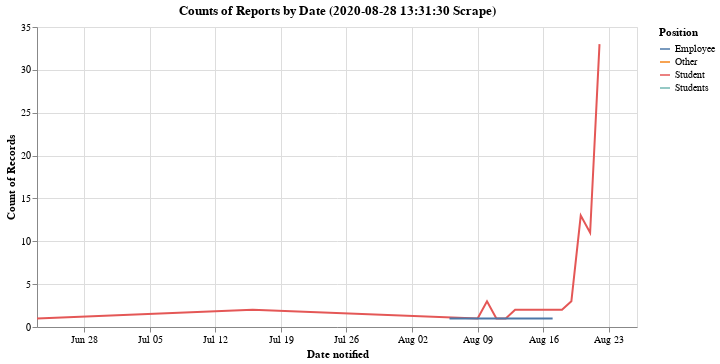

Here is the notebook cell this chart was saved with:
### Code cell
%%time
# get the last snapshot .. display the image from the db
sql = '''
SELECT
datetime(timestamp, 'localtime') as timestamp,
sha224_hash,
html_page,
html_page_screenshot

FROM
scrapes

ORDER BY
timestamp DESC

LIMIT 1
'''

with engine.connect() as connection:
    result = connection.execute(sql)
    for row in result:
        timestamp = row['timestamp']
        print('timestamp               : {}'.format(
            timestamp
        ))
        
        print('sha224_hash - db stored : {} '.format(
            row['sha224_hash']
        ))
        
        # as a sanity check, re-hash the page and get the hash digest to compare         
        print('sha224_hash - computed  : {}'.format(
            sha224(row['html_page']).hexdigest()
        ), end='\n---\n')
        
        # read the relevant part of the table into a dataframe
        df = pd.read_html(row['html_page'],
                          skiprows=2,
                          header=1,
                          flavor='bs4')[0]

        
# Plot data from the table / dataframe
# set the 'Date notified' to a usable date format
df['Date notified'] = pd.to_datetime(df['Date notified'], infer_datetime_format=True)

alt.Chart(df).mark_line().encode(
    x='Date notified:T',
    y='count(Date notified):Q',
    color='Position'
).properties(
    title='Counts of Reports by Date ({} Scrape)'.format(timestamp),
    width=600
)

### Figure 1 — Vega-Lite specification as saved in the notebook (floating-point values rounded to 4 significant figures)
{"config": {"view": {"continuousWidth": 400, "continuousHeight": 300}}, "data": {"name": "data-f3dc1c871a76999debe8fccd4ccdd933"}, "mark": "line", "encoding": {"color": {"type": "nominal", "field": "Position"}, "x": {"type": "temporal", "field": "Date notified"}, "y": {"type": "quantitative", "aggregate": "count", "field": "Date notified"}}, "title": "Counts of Reports by Date (2020-08-28 13:31:30 Scrape)", "width": 600, "$schema": "https://vega.github.io/schema/vega-lite/v4.8.1.json", "datasets": {"data-f3dc1c871a76999debe8fccd4ccdd933": [{"Date notified": "2020-08-26T00:00:00", "Position": "Students", "Date last on campus": null, "Campus impact": "Details for cases reported 8/23/20-8/26/20 will be added when available."}, {"Date notified": "2020-08-22T00:00:00", "Position": "Student", "Date last on campus": "8/22/20", "Campus impact": "North Student Neighborhood student isolating off campus."}, {"Date notified": "2020-08-22T00:00:00", "Position": "Student", "Date last on campus": "8/22/20", "Campus impact": "Off-campus housing student. Isolating off campus."}, {"Date notified": "2020-08-22T00:00:00", "Position": "Student", "Date last on campus": "Isolating on campus", "Campus impact": "Adele Hall student Isolating on campus."}, {"Date notified": "2020-08-22T00:00:00", "Position": "Student", "Date last on campus": "8/22/20", "Campus impact": "South Student Neighborhood student isolating off campus."}, {"Date notified": "2020-08-22T00:00:00", "Position": "Student", "Date last on campus": "Isolating on campus", "Campus impact": "Marycrest student isolating on campus."}, {"Date notified": "2020-08-22T00:00:00", "Position": "Student", "Date last on campus": "8/22/20", "Campus impact": "North Student Neighborhood student isolating off campus."}, {"Date notified": "2020-08-22T00:00:00", "Position": "Student", "Date last on campus": "8/22/20", "Campus impact": "Garden Apts student isolating off campus."}, {"Date notified": "2020-08-22T00:00:00", "Position": "Student", "Date last on campus": "Isolating on campus", "Campus impact": "Marycrest student isolating on campus."}, {"Date notified": "2020-08-22T00:00:00", "Position": "Student", "Date last on campus": "8/22/20", "Campus impact": "Garden Apts student isolating off campus."}, {"Date notified": "2020-08-22T00:00:00", "Position": "Student", "Date last on campus": "8/22/20", "Campus impact": "Marycrest student isolating off campus."}, {"Date notified": "2020-08-22T00:00:00", "Position": "Student", "Date last on campus": "8/22/20", "Campus impact": "Off-campus housing student. Isolating off campus."}, {"Date notified": "2020-08-22T00:00:00", "Position": "Student", "Date last on campus": "8/22/20", "Campus impact": "Off-campus housing student. Isolating off campus."}, {"Date notified": "2020-08-22T00:00:00", "Position": "Student", "Date last on campus": "8/22/20", "Campus impact": "North Student Neighborhood student isolating off campus."}, {"Date notified": "2020-08-22T00:00:00", "Position": "Student", "Date last on campus": "8/22/20", "Campus impact": "South Student Neighborhood student isolating off campus."}, {"Date notified": "2020-08-22T00:00:00", "Position": "Student", "Date last on campus": "8/22/20", "Campus impact": "South Student Neighborhood student isolating off campus."}, {"Date notified": "2020-08-22T00:00:00", "Position": "Student", "Date last on campus": "8/15/20", "Campus impact": "Off-campus housing student. Isolating off campus."}, {"Date notified": "2020-08-22T00:00:00", "Position": "Student", "Date last on campus": "8/22/20", "Campus impact": "North Student Neighborhood student isolating off campus."}, {"Date notified": "2020-08-22T00:00:00", "Position": "Student", "Date last on campus": "Isolating on campus", "Campus impact": "North Student Neighborhood student isolating on campus."}, {"Date notified": "2020-08-22T00:00:00", "Position": "Student", "Date last on campus": "Isolating on campus", "Campus impact": "North Student Neighborhood student isolating on campus."}, {"Date notified": "2020-08-22T00:00:00", "Position": "Student", "Date last on campus": "Isolating on campus", "Campus impact": "Founder Hall student isolating on campus."}, {"Date notified": "2020-08-22T00:00:00", "Position": "Student", "Date last on campus": "8/22/20", "Campus impact": "Campus South student isolating off campus."}, {"Date notified": "2020-08-22T00:00:00", "Position": "Student", "Date last on campus": "8/22/20", "Campus impact": "Pending"}, {"Date notified": "2020-08-22T00:00:00", "Position": "Student", "Date last on campus": "8/22/20", "Campus impact": "South Student Neighborhood student isolating off campus."}, {"Date notified": "2020-08-22T00:00:00", "Position": "Student", "Date last on campus": "8/22/20", "Campus impact": "Marycrest student isolating off campus."}, {"Date notified": "2020-08-22T00:00:00", "Position": "Student", "Date last on campus": "8/22/20", "Campus impact": "South Student Neighborhood student isolating off campus."}, {"Date notified": "2020-08-22T00:00:00", "Position": "Student", "Date last on campus": "Isolating on campus", "Campus impact": "South Student Neighborhood student isolating on campus."}, {"Date notified": "2020-08-22T00:00:00", "Position": "Student", "Date last on campus": "8/20/20", "Campus impact": "Pending"}, {"Date notified": "2020-08-22T00:00:00", "Position": "Student", "Date last on campus": "8/22/20", "Campus impact": "South Student Neighborhood student isolating off campus."}, {"Date notified": "2020-08-22T00:00:00", "Position": "Student", "Date last on campus": "8/22/20", "Campus impact": "Gardent Apts. student isolating off campus."}, {"Date notified": "2020-08-22T00:00:00", "Position": "Student", "Date last on campus": "8/21/20", "Campus impact": "Pending"}, {"Date notified": "2020-08-22T00:00:00", "Position": "Student", "Date last on campus": "8/22/20", "Campus impact": "VWK student isolating off campus."}, {"Date notified": "2020-08-22T00:00:00", "Position": "Student", "Date last on campus": "8/22/20", "Campus impact": "Plumwood Apts. student isolating off campus."}, {"Date notified": "2020-08-22T00:00:00", "Position": "Student", "Date last on campus": "8/20/20", "Campus impact": "Pending"}, {"Date notified": "2020-08-21T00:00:00", "Position": "Student", "Date last on campus": "8/21/20", "Campus impact": "Student in North Student Neighborhood. Isolating on campus."}, {"Date notified": "2020-08-21T00:00:00", "Position": "Student", "Date last on campus": "8/19/20", "Campus impact": "Student in North Student Neighborhood. Isolating off campus."}, {"Date notified": "2020-08-21T00:00:00", "Position": "Student", "Date last on campus": "8/18/20", "Campus impact": "Student in North Student Neighborhood. Isolating off campus."}, {"Date notified": "2020-08-21T00:00:00", "Position": "Student", "Date last on campus": "8/19/20", "Campus impact": "Student in North Student Neighborhood. Isolating on campus."}, {"Date notified": "2020-08-21T00:00:00", "Position": "Student", "Date last on campus": "8/21/20", "Campus impact": "Student in South Student Neighborhood. Isolating off campus."}, {"Date notified": "2020-08-21T00:00:00", "Position": "Student", "Date last on campus": "8/21/20", "Campus impact": "Student in South Student Neighborhood. Isolating on campus."}, {"Date notified": "2020-08-21T00:00:00", "Position": "Student", "Date last on campus": "8/21/20", "Campus impact": "Student in South Student Neighborhood. Isolating off campus."}, {"Date notified": "2020-08-21T00:00:00", "Position": "Student", "Date last on campus": "8/21/20", "Campus impact": "Student in off-campus housing. Isolating off campus."}, {"Date notified": "2020-08-21T00:00:00", "Position": "Student", "Date last on campus": "8/21/20", "Campus impact": "Student in North Student Neighborhood. Isolating on campus."}, {"Date notified": "2020-08-21T00:00:00", "Position": "Student", "Date last on campus": "8/21/20", "Campus impact": "Student in Founders Hall. Isolating off campus."}, {"Date notified": "2020-08-21T00:00:00", "Position": "Student", "Date last on campus": "8/21/20", "Campus impact": "Student in Founders Hall. Isolating off campus."}, {"Date notified": "2020-08-20T00:00:00", "Position": "Student", "Date last on campus": "8/20/20", "Campus impact": "Student in off-campus housing. Isolating off campus."}, {"Date notified": "2020-08-20T00:00:00", "Position": "Student", "Date last on campus": "8/20/20", "Campus impact": "Student in North Student Neighborhood. Isolating on campus. Contact tracing complete."}, {"Date notified": "2020-08-20T00:00:00", "Position": "Student", "Date last on campus": "8/20/20", "Campus impact": "Student in North Student Neighborhood. Isolating on campus. Contact tracing complete."}, {"Date notified": "2020-08-20T00:00:00", "Position": "Student", "Date last on campus": "8/20/20", "Campus impact": "Student in North Student Neighborhood. Isolating off campus. Contact tracing complete."}, {"Date notified": "2020-08-20T00:00:00", "Position": "Student", "Date last on campus": "8/19/20", "Campus impact": "Student in off-campus housing. Isolating off campus. Contact tracing complete."}, {"Date notified": "2020-08-20T00:00:00", "Position": "Student", "Date last on campus": "8/19/20", "Campus impact": "Student in off-campus housing. Isolating off campus. Contact tracing complete."}, {"Date notified": "2020-08-20T00:00:00", "Position": "Student", "Date last on campus": "8/20/20", "Campus impact": "Student living in Campus South. Isolating off campus. Contact tracing complete."}, {"Date notified": "2020-08-20T00:00:00", "Position": "Student", "Date last on campus": "8/19/20", "Campus impact": "Student in off-campus housing. Isolating off campus. Contact tracing complete."}, {"Date notified": "2020-08-20T00:00:00", "Position": "Student", "Date last on campus": "8/18/20", "Campus impact": "Student in off-campus housing. Isolating off campus. Contact tracing complete."}, {"Date notified": "2020-08-20T00:00:00", "Position": "Student", "Date last on campus": "8/18/20", "Campus impact": "Student in South Student Neighborhood. Isolating off campus. Contact tracing complete."}, {"Date notified": "2020-08-20T00:00:00", "Position": "Student", "Date last on campus": "8/20/20", "Campus impact": "Student in South Student Neighborhood. Isolating on campus. Contact tracing complete."}, {"Date notified": "2020-08-20T00:00:00", "Position": "Student", "Date last on campus": "8/19/20", "Campus impact": "Student in South Student Neighborhood. Isolating off campus. Contact tracing complete."}, {"Date notified": "2020-08-20T00:00:00", "Position": "Student", "Date last on campus": "8/20/20", "Campus impact": "Student in North Student Neighborhood. Isolating on campus. Contact tracing complete."}, {"Date notified": "2020-08-19T00:00:00", "Position": "Student", "Date last on campus": "8/19/20", "Campus impact": "Student living off campus self-isolating off campus. Contact tracing complete."}, {"Date notified": "2020-08-19T00:00:00", "Position": "Student", "Date last on campus": "8/19/20", "Campus impact": "Student in South Student Neighborhood self-isolating off campus. Contact tracing complete."}, {"Date notified": "2020-08-19T00:00:00", "Position": "Student", "Date last on campus": "8/19/20", "Campus impact": "Student living off campus self-isolating off campus. Contact tracing complete."}, {"Date notified": "2020-08-18T00:00:00", "Position": "Student", "Date last on campus": "8/18/20", "Campus impact": "Student in North Student Neighborhood self-isolating off campus. Contact tracing complete."}, {"Date notified": "2020-08-18T00:00:00", "Position": "Student", "Date last on campus": "8/18/20", "Campus impact": "Student living off campus self-isolating off campus. Contact tracing complete."}, {"Date notified": "2020-08-17T00:00:00", "Position": "Employee", "Date last on campus": "8/13/20", "Campus impact": "Kennedy Union employee self-isolating off campus. Contact tracing complete."}, {"Date notified": "2020-08-17T00:00:00", "Position": "Student", "Date last on campus": "8/13/20", "Campus impact": "Student in North Student Neighborhood self-isolating off campus. Contact tracing complete."}, {"Date notified": "2020-08-17T00:00:00", "Position": "Student", "Date last on campus": "8/17/20", "Campus impact": "Student living off campus self-isolating off campus. Contact tracing complete."}, {"Date notified": "2020-08-15T00:00:00", "Position": "Student", "Date last on campus": "8/15/20", "Campus impact": "Student in Founders left campus to self-isolate. Contact tracing complete."}, {"Date notified": "2020-08-15T00:00:00", "Position": "Student", "Date last on campus": "8/15/20", "Campus impact": "Student in Marycrest left campus to self-isolate. Contact tracing complete."}, {"Date notified": "2020-08-14T00:00:00", "Position": "Student", "Date last on campus": null, "Campus impact": "Student in Marycrest left campus to self-isolate. Contact tracing complete. Isolation complete."}, {"Date notified": "2020-08-14T00:00:00", "Position": "Student", "Date last on campus": null, "Campus impact": "Student in Stuart Hall. Contact tracing complete. Isolation complete."}, {"Date notified": "2020-08-13T00:00:00", "Position": "Student", "Date last on campus": null, "Campus impact": "Student in Stuart Hall. Contract tracing complete. Isolation complete."}, {"Date notified": "2020-08-13T00:00:00", "Position": "Student", "Date last on campus": null, "Campus impact": "Student in Marianist Hall. Contract tracing complete. Isolation complete"}, {"Date notified": "2020-08-12T00:00:00", "Position": "Student", "Date last on campus": null, "Campus impact": "Student in Stuart left campus to self-isolate. Contact tracing complete. Isolation complete."}, {"Date notified": "2020-08-11T00:00:00", "Position": "Student", "Date last on campus": null, "Campus impact": "Student in private housing left campus to self-isolate. Contact tracing complete. Isolation complete."}, {"Date notified": "2020-08-10T00:00:00", "Position": "Student", "Date last on campus": null, "Campus impact": "Student in Stuart left campus to self-isolate. Contact tracing complete. Isolation complete."}, {"Date notified": "2020-08-10T00:00:00", "Position": "Student", "Date last on campus": null, "Campus impact": "Student in Stuart left campus to self-isolate. Contact tracing complete. Isolation complete."}, {"Date notified": "2020-08-10T00:00:00", "Position": "Student", "Date last on campus": null, "Campus impact": "Student in VWK left campus to self-isolate. Contact tracing complete. Isolation complete."}, {"Date notified": "2020-08-09T00:00:00", "Position": "Student", "Date last on campus": null, "Campus impact": "Student in Marycrest left campus to self-isolate. Contact tracing complete. Isolation complete."}, {"Date notified": "2020-08-06T00:00:00", "Position": "Employee", "Date last on campus": null, "Campus impact": "Roesch Library employee. Contact tracing complete. No UD close contacts. Isolation complete."}, {"Date notified": "2020-07-16T00:00:00", "Position": "Student", "Date last on campus": null, "Campus impact": "Student living in south student neighborhood. Contact tracing complete. Isolation complete."}, {"Date notified": "2020-07-16T00:00:00", "Position": "Student", "Date last on campus": null, "Campus impact": "Student living in south student neighborhood. Contact tracing complete. Isolation complete."}, {"Date notified": "2020-07-06T00:00:00", "Position": "Other", "Date last on campus": null, "Campus impact": "Non-UD individual in Fitz Hall. No known UD close contacts have been identified. Isolation complete."}, {"Date notified": "2020-06-23T00:00:00", "Position": "Student", "Date last on campus": null, "Campus impact": "Student had minimal contact with others on campus. Isolation complete."}]}}
